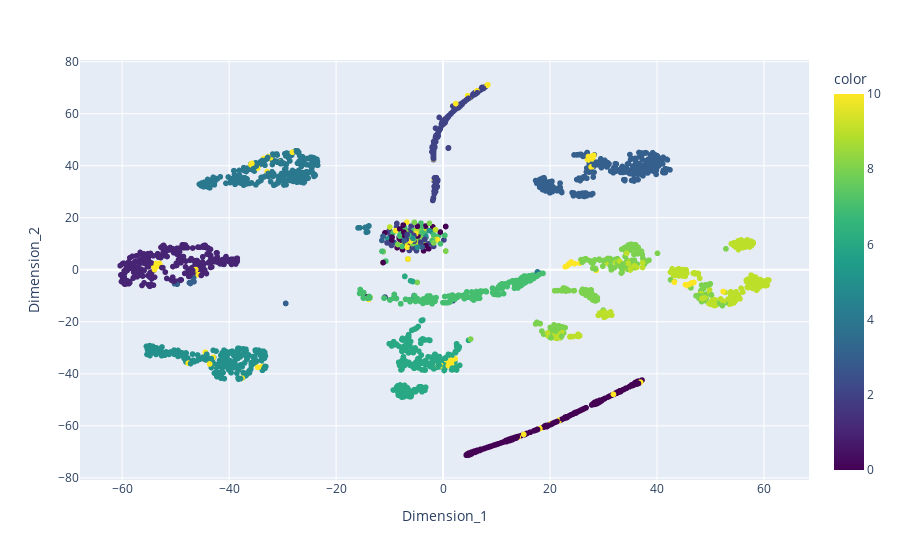

This figure's notebook cell:
### Code cell
# plot the tsne
fig = px.scatter(yhat_tsne_df, 
                 x='Dimension_1', 
                 y='Dimension_2', 
                 color=(labels.tolist())*(B+1),
                 color_continuous_scale=px.colors.sequential.Viridis)

fig.show()

### Figure 1 — Plotly figure (JSON) as saved in the notebook; plotly's stock layout.template omitted (floating-point values rounded to 4 significant figures; data arrays with more than 128 entries replaced by an {"elided": "..."} marker saying what was removed)
{"data": [{"hovertemplate": "Dimension_1=%{x}<br>Dimension_2=%{y}<br>color=%{marker.color}<extra></extra>", "legendgroup": "", "marker": {"color": {"elided": "2662 int values"}, "coloraxis": "coloraxis", "symbol": "circle"}, "mode": "markers", "name": "", "showlegend": false, "type": "scattergl", "x": {"elided": "2662 float values"}, "xaxis": "x", "y": {"elided": "2662 float values"}, "yaxis": "y"}], "layout": {"coloraxis": {"colorbar": {"title": {"text": "color"}}, "colorscale": [[0, "#440154"], [0.1111, "#482878"], [0.2222, "#3e4989"], [0.3333, "#31688e"], [0.4444, "#26828e"], [0.5556, "#1f9e89"], [0.6667, "#35b779"], [0.7778, "#6ece58"], [0.8889, "#b5de2b"], [1, "#fde725"]]}, "legend": {"tracegroupgap": 0}, "margin": {"t": 60}, "xaxis": {"anchor": "y", "domain": [0, 1], "title": {"text": "Dimension_1"}}, "yaxis": {"anchor": "x", "domain": [0, 1], "title": {"text": "Dimension_2"}}}}
